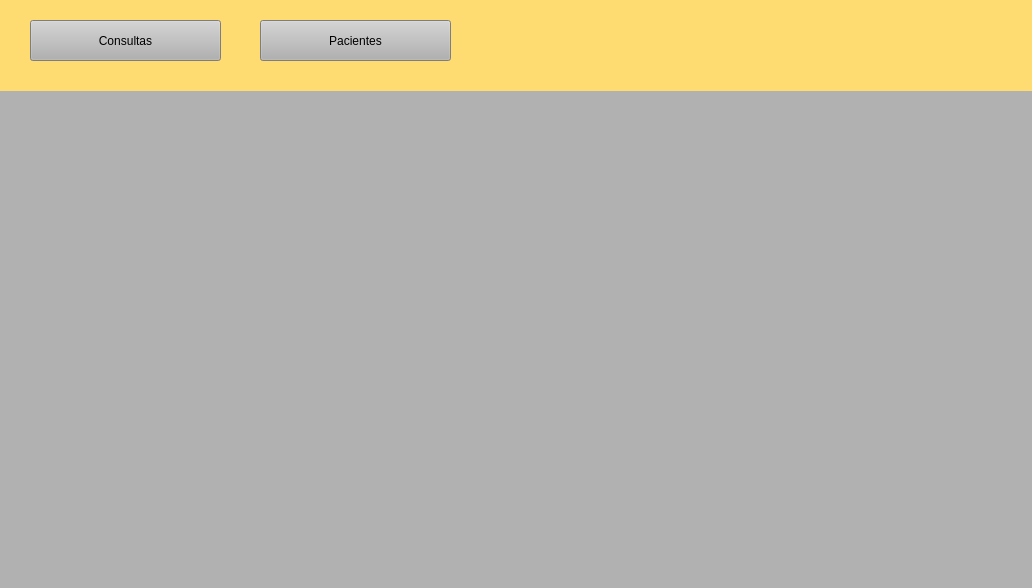
<?xml version="1.0" encoding="UTF-8"?>
<ui version="4.0">
 <class>MainWindow</class>
 <widget class="QMainWindow" name="MainWindow">
  <property name="geometry">
   <rect>
    <x>0</x>
    <y>0</y>
    <width>1032</width>
    <height>588</height>
   </rect>
  </property>
  <property name="windowTitle">
   <string>MainWindow</string>
  </property>
  <property name="styleSheet">
   <string notr="true">background-color: rgb(177, 177, 177);</string>
  </property>
  <widget class="QWidget" name="centralwidget">
   <widget class="QLabel" name="label">
    <property name="geometry">
     <rect>
      <x>-100</x>
      <y>-10</y>
      <width>1571</width>
      <height>101</height>
     </rect>
    </property>
    <property name="styleSheet">
     <string notr="true">background-color: rgb(255, 220, 114);</string>
    </property>
    <property name="text">
     <string/>
    </property>
   </widget>
   <widget class="QPushButton" name="consultas">
    <property name="geometry">
     <rect>
      <x>30</x>
      <y>20</y>
      <width>191</width>
      <height>41</height>
     </rect>
    </property>
    <property name="text">
     <string>Consultas</string>
    </property>
   </widget>
   <widget class="QPushButton" name="pacientes">
    <property name="geometry">
     <rect>
      <x>260</x>
      <y>20</y>
      <width>191</width>
      <height>41</height>
     </rect>
    </property>
    <property name="text">
     <string>Pacientes</string>
    </property>
   </widget>
  </widget>
 </widget>
 <resources/>
 <connections/>
</ui>
